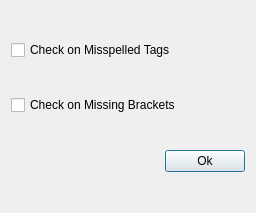
<?xml version="1.0" encoding="UTF-8"?>
<ui version="4.0">
 <class>error_checking_window</class>
 <widget class="QDialog" name="error_checking_window">
  <property name="geometry">
   <rect>
    <x>0</x>
    <y>0</y>
    <width>256</width>
    <height>213</height>
   </rect>
  </property>
  <property name="windowTitle">
   <string>Extra Error Checking Options</string>
  </property>
  <layout class="QVBoxLayout" name="verticalLayout">
   <item>
    <widget class="QCheckBox" name="checkBox">
     <property name="text">
      <string>Check on Misspelled Tags</string>
     </property>
    </widget>
   </item>
   <item>
    <widget class="QCheckBox" name="checkBox_2">
     <property name="text">
      <string>Check on Missing Brackets</string>
     </property>
    </widget>
   </item>
   <item>
    <layout class="QHBoxLayout" name="horizontalLayout_2">
     <item>
      <spacer name="horizontalSpacer">
       <property name="orientation">
        <enum>Qt::Horizontal</enum>
       </property>
       <property name="sizeHint" stdset="0">
        <size>
         <width>40</width>
         <height>20</height>
        </size>
       </property>
      </spacer>
     </item>
     <item>
      <widget class="QPushButton" name="pushButton">
       <property name="text">
        <string>Ok</string>
       </property>
      </widget>
     </item>
    </layout>
   </item>
  </layout>
 </widget>
 <resources/>
 <connections/>
</ui>
